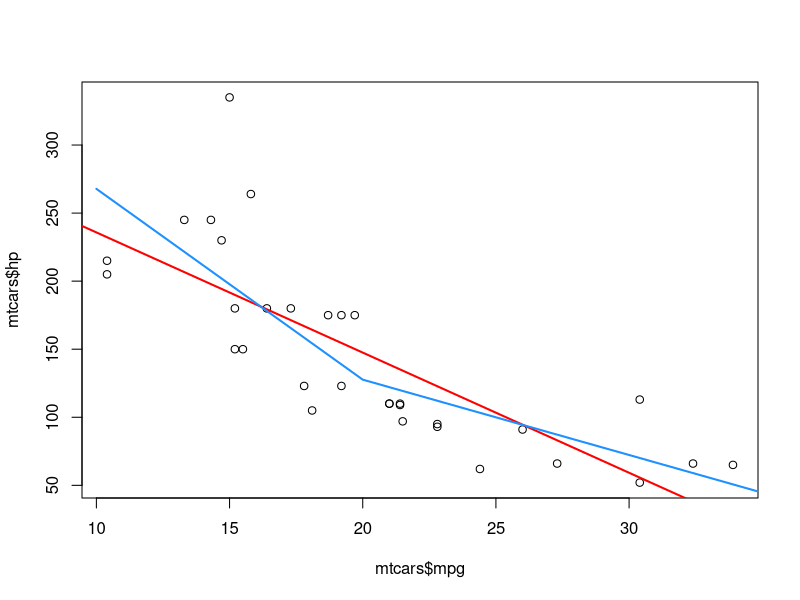

R code for this plot:

mpgSp <- ifelse(mtcars$mpg - 20 > 0, mtcars$mpg - 20, 0 )
# Beakpoint at 20


fit <- lm(hp ~ mpg, mtcars)
fit1 <- lm(hp ~ mpgSp + mpg, mtcars)

anova(fit, fit1)

plot(mtcars$mpg, mtcars$hp)
abline(fit, col = "Red", lwd = 2)

fit1lines <- predict(fit1, newdata = data.frame(
      mpg = 10:35, mpgSp = ifelse(10:35 -20 > 0, 10:35 - 20, 0 )
))

lines(10:35, fit1lines, col = "dodgerblue", lwd = 2)

summary(fit1)

